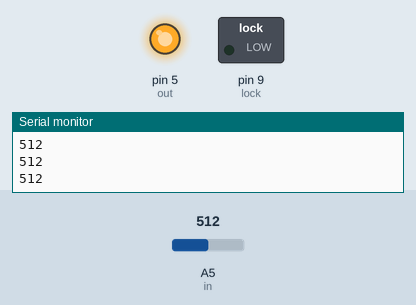
The sketch below on a simulated Arduino Uno, built with avr-gcc and run on an emulated ATmega328P. On the bench: switched loads named in the sketch (green lamp = pin HIGH), output pins drawn as LEDs (lit = HIGH), the last lines printed to the serial monitor. The test bench sets the inputs (shaded band); at power-on: A5 (in) = 512.

Above: at 1.3 s.
1.4 s: A5 (in) set to 888
2.9 s: A5 (in) set to 912
At 3.7 s:
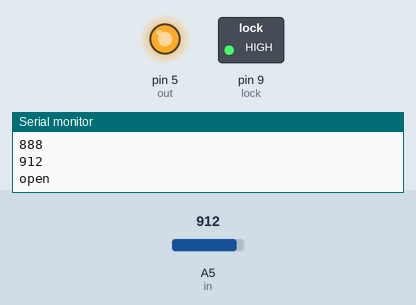
Timing chart, 0 to 10.5 s (numbered marks = the images above; inputs shaded):
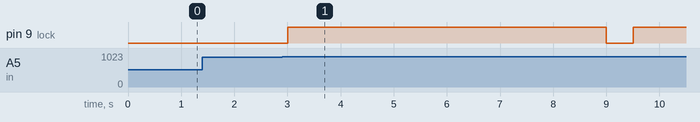

The sketch:

shes-electric.ino
```cpp
#define out 5
#define in A5
#define lock 9
#define tolerance 900
#define opendelay 6000

void setup() {
  pinMode(out, OUTPUT);
  digitalWrite(out, HIGH);

  pinMode(lock, OUTPUT);
  closeLock();

  Serial.begin(9600);
}

void openLock(){
  Serial.println("open");
  digitalWrite(lock, HIGH);
}
void closeLock(){
  Serial.println("close");
  digitalWrite(lock, LOW);
}

bool isConnected(){
  int value = analogRead(in);
  Serial.println(value);
  return value > tolerance;
}

void loop() {
  if(isConnected()){
    openLock();
    delay(opendelay);
    closeLock();
  }
  delay(500);
}
```

Measured:
- the behaviour switches between 900 and 901 on A5 (in) (found by bisection; images 0 and 1)
- after the input at 2.9 s, pin 9 (lock): LOW → HIGH after 0.10 s, → LOW 6.0 s later, → HIGH 0.50 s later
